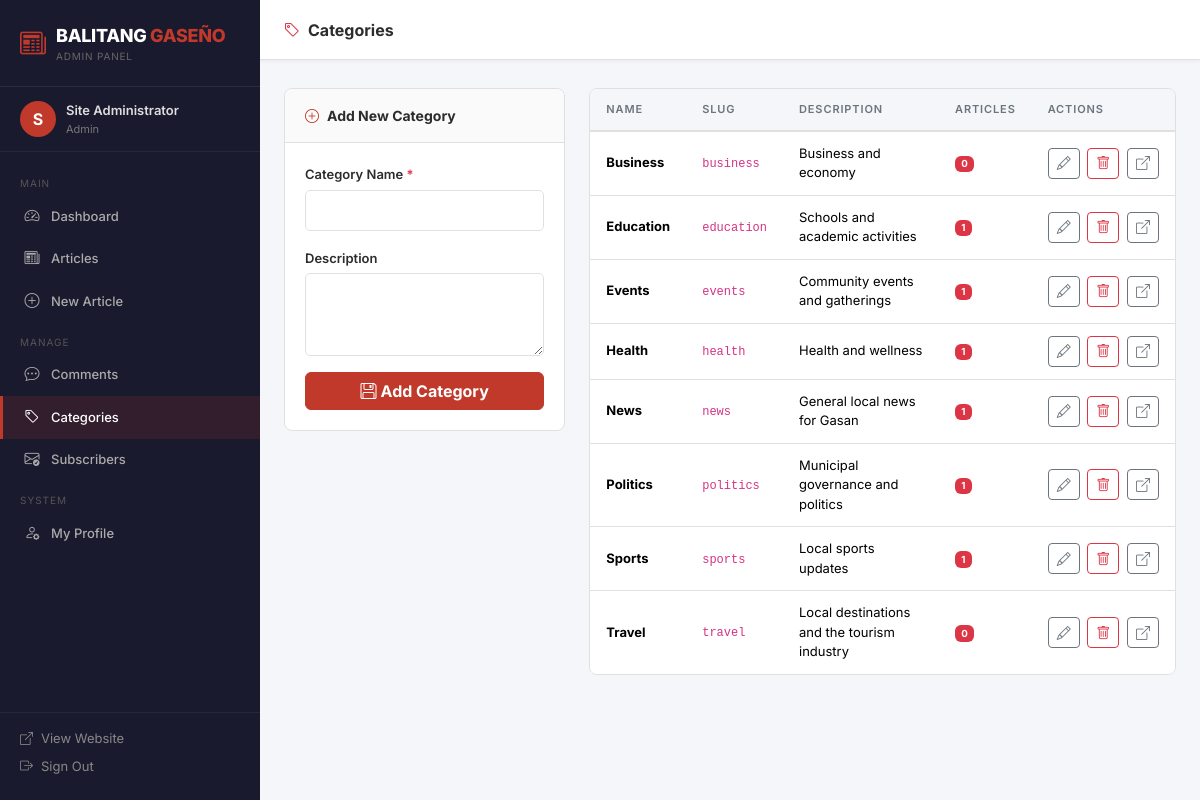
Screenshot of /admin/categories.php (signed in) with the database file from the repository.
### tables this page shows
CREATE TABLE categories (
    id INT AUTO_INCREMENT PRIMARY KEY,
    name VARCHAR(100) NOT NULL,
    slug VARCHAR(100) NOT NULL UNIQUE,
    description TEXT,
    created_at TIMESTAMP DEFAULT CURRENT_TIMESTAMP
);

### admin/categories.php (the view, shortened to what this page needs)
<?php
require_once __DIR__ . '/../config/db.php';
$edit_cat = null;
$categories = $pdo->query("
    SELECT c.*, COUNT(a.id) AS article_count
    FROM categories c
    LEFT JOIN articles a ON a.category_id = c.id
    GROUP BY c.id ORDER BY c.name
")->fetchAll();
$base = SITE_URL;
?>
<!DOCTYPE html>
<html lang="en">
<head>
  <link href="https://cdn.jsdelivr.net/npm/bootstrap@5.3.3/dist/css/bootstrap.min.css" rel="stylesheet">
  <link href="https://cdn.jsdelivr.net/npm/bootstrap-icons@1.11.3/font/bootstrap-icons.css" rel="stylesheet">
  <link rel="stylesheet" href="<?= $base ?>/assets/css/admin.css">
</head>
<body>
<?php include __DIR__ . '/includes/sidebar.php'; ?>
<div class="admin-main">
  <div class="admin-topbar">
    <div class="d-flex align-items-center gap-3">
      <span class="admin-topbar-title"><i class="bi bi-tag me-2 text-danger"></i>Categories</span>
    </div>
  </div>
  <div class="admin-content">
    <div class="row g-4">
      <div class="col-lg-4">
        <div class="admin-card">
          <div class="admin-card-header">
            <i class="bi bi-<?= $edit_cat ? 'pencil' : 'plus-circle' ?>"></i>
            <?= $edit_cat ? 'Edit Category' : 'Add New Category' ?>
          </div>
          <div class="admin-card-body">
            <form method="POST">
              <div class="mb-3">
                <label class="form-label">Category Name <span class="text-danger">*</span></label>
                <input type="text" name="name" class="form-control"
                       value="<?= htmlspecialchars($edit_cat['name'] ?? '') ?>" required>
              </div>
              <div class="mb-3">
                <label class="form-label">Description</label>
                <textarea name="description" class="form-control" rows="3"><?= htmlspecialchars($edit_cat['description'] ?? '') ?></textarea>
              </div>
              <div class="d-grid gap-2">
                <button type="submit" class="btn btn-danger fw-bold">
                  <i class="bi bi-floppy me-1"></i><?= $edit_cat ? 'Update Category' : 'Add Category' ?>
                </button>
              </div>
            </form>
          </div>
        </div>
      </div>
      <div class="col-lg-8">
        <div class="admin-table">
          <div class="table-responsive">
            <table class="table table-hover mb-0">
              <thead>
                <tr>
                  <th>Name</th>
                  <th>Slug</th>
                  <th>Description</th>
                  <th>Articles</th>
                  <th>Actions</th>
                </tr>
              </thead>
              <tbody>
                <?php foreach ($categories as $cat): ?>
                <tr>
                  <td><strong style="font-size:13px;"><?= htmlspecialchars($cat['name']) ?></strong></td>
                  <td><code style="font-size:12px;"><?= htmlspecialchars($cat['slug']) ?></code></td>
                  <td style="font-size:13px;max-width:200px;"><?= htmlspecialchars(substr($cat['description'] ?? '', 0, 60)) ?></td>
                  <td>
                    <a href="<?= $base ?>/admin/articles.php?cat=<?= $cat['id'] ?>" class="badge bg-danger text-decoration-none">
                      <?= $cat['article_count'] ?>
                    </a>
                  </td>
                  <td style="white-space:nowrap;">
                    <a href="?edit=<?= $cat['id'] ?>" class="btn btn-sm btn-outline-secondary" title="Edit">
                      <i class="bi bi-pencil"></i>
                    </a>
                    <form method="POST" class="d-inline ms-1" onsubmit="return confirm('Delete this category?')">
                      <button type="submit" class="btn btn-sm btn-outline-danger" title="Delete">
                        <i class="bi bi-trash"></i>
                      </button>
                    </form>
                    <a href="<?= $base ?>/category.php?category=<?= urlencode($cat['slug']) ?>" target="_blank"
                       class="btn btn-sm btn-outline-secondary ms-1" title="View on site">
                      <i class="bi bi-box-arrow-up-right"></i>
                    </a>
                  </td>
                </tr>
                <?php endforeach; ?>
              </tbody>
            </table>
          </div>
        </div>
      </div>
    </div>
  </div>
</div>
</body>
</html>

### assets/css/admin.css (style rules this page uses)
:root { --red: #c0392b; --red-dark: #922b21; --red-light: #e74c3c; --dark: #1a1a2e; --dark-2: #16213e; --sidebar-w: 260px; --font-ui: 'Inter', Arial, sans-serif; --border: #e0e0e0; --bg-light: #f4f6f9; --text: #2c2c2c; --text-muted: #6c757d; }
*, *::before, *::after { box-sizing: border-box; }
body { font-family: var(--font-ui); background: var(--bg-light); color: var(--text); margin: 0; font-size: 14px; }
a { text-decoration: none; color: inherit; }
.admin-main { margin-left: var(--sidebar-w); min-height: 100vh; display: flex; flex-direction: column; }
.admin-topbar { background: #fff; border-bottom: 1px solid var(--border); padding: 0 24px; height: 60px; display: flex; align-items: center; justify-content: space-between; position: sticky; top: 0; z-index: 100; box-shadow: 0 1px 4px rgba(0,0,0,.06); }
.admin-topbar-title { font-size: 16px; font-weight: 700; color: var(--text); }
.admin-content { flex: 1; padding: 28px 24px; }
.admin-table { background: #fff; border: 1px solid var(--border); border-radius: 8px; overflow: hidden; }
.admin-table table { margin: 0; }
.admin-table thead th { background: var(--bg-light); font-size: 11px; text-transform: uppercase; letter-spacing: .08em; color: var(--text-muted); font-weight: 600; border-bottom: 2px solid var(--border); padding: 12px 16px; white-space: nowrap; }
.admin-table tbody td { padding: 12px 16px; vertical-align: middle; border-bottom: 1px solid var(--border); font-size: 13px; }
.admin-table tbody tr:last-child td { border-bottom: none; }
.admin-card { background: #fff; border: 1px solid var(--border); border-radius: 8px; overflow: hidden; }
.admin-card-header { padding: 16px 20px; border-bottom: 1px solid var(--border); background: #fafafa; font-size: 14px; font-weight: 700; color: var(--text); display: flex; align-items: center; gap: 8px; }
.admin-card-header i { color: var(--red); }
.admin-card-body { padding: 20px; }
.form-label { font-size: 13px; font-weight: 600; color: var(--text); margin-bottom: 5px; }
.form-control, .form-select { font-size: 14px; border-radius: 5px; border: 1px solid var(--border); padding: 9px 13px; color: var(--text); }
.btn-danger { background: var(--red); border-color: var(--red); }

### rows the page displays
categories: name "Business", slug "business", description "Business and economy", article_count "0"
categories: name "Education", slug "education", description "Schools and academic activities", article_count "1"
categories: name "Events", slug "events", description "Community events and gatherings", article_count "1"
categories: name "Health", slug "health", description "Health and wellness", article_count "1"
categories: name "News", slug "news", description "General local news for Gasan", article_count "1"
categories: name "Politics", slug "politics", description "Municipal governance and politics", article_count "1"
categories: name "Sports", slug "sports", description "Local sports updates", article_count "1"
categories: name "Travel", slug "travel", description "Local destinations and the tourism industry", article_count "0"

### other values shown
substr($user['name'] ?? 'A', 0, 1) "S"
$user['name'] "Site Administrator"
$user['role'] "Admin"
